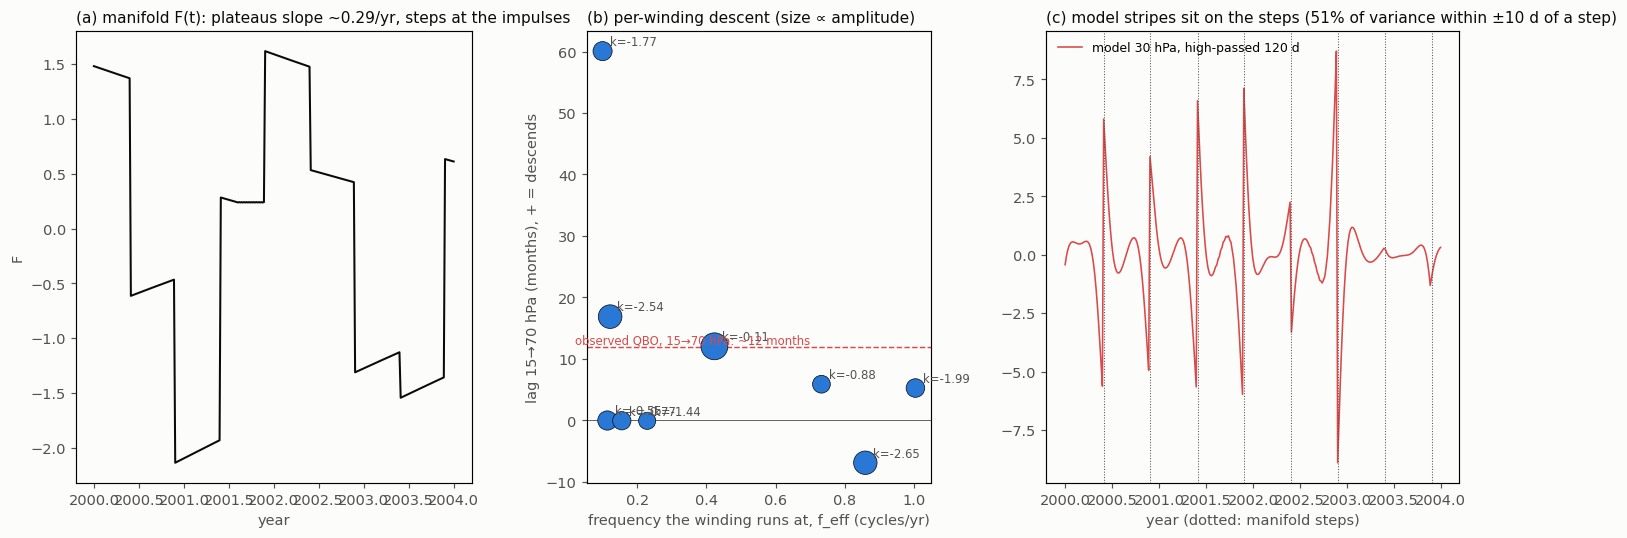

Here is the Python script that generated this plot:
#!/usr/bin/env python3
"""Which part of the LTE solution makes the slow descent and which the fast stripes? Per-winding lags between levels
in the nine-leg QBO fit (2026-10-27).
model_L(t) = ... + sum_k amp_{L,k} sin(2 pi k F(t) + phase_{L,k}); the windings k and the manifold F are shared by all
legs, amp and phase are per leg (lt.exe.windings.<leg>.json). F is a folded staircase: plateaus with a slight slope s,
steps at the impulses. A phase difference d(phi) between two levels becomes a time lag d(phi) / (2 pi f), with f the
frequency the winding actually runs at:
  plateau frequency  f_plat = k * s                          (inside a plateau)
  stepped frequency  f_eff  = dominant frequency of sin(2 pi k F(t)) over the record (plateau drift + steps, aliased)
Both predicted lags are listed, and the lag is also MEASURED: each winding's component is built per level on the
5-day F grid (ERA70 leg), and adjacent levels are cross-correlated. The whole model is then split as the data were
(low-pass 200 d = QBO phase; high-pass 120 d = stripes) and its lags are measured the same way.
Levels: the six KIT legs (70, 50, 40, 30, 20, 15 hPa).
Reconstruction (checked exact, max error ~1e-12, against lte_results column 2 on each leg's own grid):
  m(t) = level + k0 F + trend t + accel (t - accel_ref)^2 + sum_j A_j sin(2 pi k_j F + phi_j) + per-leg annual/semiannual,
  model(t) = F9[ m(t) - IR m(t - 1 yr) ]  (IR = 0.79, one 1-2-1 pass).
The per-leg annual/semiannual coefficients are not saved (lt.exe.p holds leg 1's only); they are recovered here by
least squares against column 2, which is exact because everything else is known. On the 5-day grid the 1-yr lag is
73 samples; the F9 pass (symmetric) is left out there, which does not change lags.
    python3 winding_lags.py   -> winding_lags.png, winding_lags.json"""
import json
from pathlib import Path

import matplotlib
import numpy as np
from scipy.signal import butter, filtfilt

matplotlib.use("Agg")
import matplotlib.pyplot as plt  # noqa: E402

HERE = Path(__file__).resolve().parent
RUN = HERE.parent / "legs" / "qbo9_kit_era70full_ex2015_2021"
INK, MUTED, SURF = "#0b0b0b", "#52514e", "#fcfcfb"
LV = [70, 50, 40, 30, 20, 15]
a = np.loadtxt(RUN / "lte_results.9.csv", delimiter=","); t, F = a[:, 0], a[:, 3]       # 5-day manifold grid
dt = np.median(np.diff(t))
W = {L: np.array(json.load(open(RUN / f"lt.exe.windings.{i}.json"))["k_amp_phase"]) for i, L in enumerate(LV, 1)}
K = W[70][:, 0]; assert all(np.allclose(W[L][:, 0], K) for L in LV)
s = np.diff(F) / dt; plat = np.abs(s) < 5; s_plat = float(np.median(np.abs(s[plat])))


def ccf_lag(x, y, maxlag):
    """lag (yr) of y behind x at max correlation, parabola-refined."""
    x = (x - x.mean()) / x.std(); y = (y - y.mean()) / y.std(); n = len(x); M = int(round(maxlag / dt)); L = np.arange(-M, M + 1)
    c = np.array([np.mean(x[max(0, -l):n - max(0, l)] * y[max(0, l):n - max(0, -l)]) for l in L]); i = int(np.argmax(c))
    off = 0.0
    if 0 < i < len(c) - 1:
        d = c[i - 1] - 2 * c[i] + c[i + 1]; off = 0.5 * (c[i - 1] - c[i + 1]) / d if d < 0 else 0.0
    return (L[i] + off) * dt, float(c[i])


fr = np.linspace(0.05, 6, 3000)
rows = []
for j, k in enumerate(K):
    comp = np.sin(2 * np.pi * k * F); w = np.hanning(len(t))
    spec = np.array([abs(np.sum(w * (comp - comp.mean()) * np.exp(-2j * np.pi * f * t))) for f in fr]); f_eff = float(fr[np.argmax(spec)])
    f_plat = abs(k) * s_plat
    pairs = []
    for La, Lb in zip(LV[:-1], LV[1:]):                  # La lower level (higher p), Lb the level above
        dphi = float(np.angle(np.exp(1j * (W[Lb][j, 2] - W[La][j, 2]))))
        xa = W[La][j, 1] * np.sin(2 * np.pi * k * F + W[La][j, 2]); xb = W[Lb][j, 1] * np.sin(2 * np.pi * k * F + W[Lb][j, 2])
        lag, r = ccf_lag(xb, xa, 0.5 / f_eff)            # lag of the LOWER level behind the upper one; + = descent
        pairs.append({"pair": f"{Lb}->{La}", "dphi_rad": dphi, "measured_lag_d": lag * 365.25, "r": r})
    amp_share = float(np.mean([abs(W[L][j, 1]) for L in LV]))
    rows.append({"k": float(k), "f_plateau_cpy": f_plat, "f_eff_cpy": f_eff, "period_eff_months": 12 / f_eff, "mean_abs_amp": amp_share,
                 "pairs": pairs, "lag_15_to_70_measured_d": float(sum(p["measured_lag_d"] for p in pairs))})

# whole model, exact reconstruction, evaluated on the 5-day manifold grid
f121 = lambda x: np.r_[x[0], 0.25 * x[:-2] + 0.5 * x[1:-1] + 0.25 * x[2:], x[-1]]


def ir(x, n, IR):
    y = x.copy(); y[n:] = x[n:] - IR * x[:-n]; return y


mod = {}; check = {}
for i, L in enumerate(LV, 1):
    w = json.load(open(RUN / f"lt.exe.windings.{i}.json")); sc = w["secular_context"]
    b = np.loadtxt(RUN / f"lte_results.{i}.csv", delimiter=","); tm, Mm, Fm = b[:, 0], b[:, 1], b[:, 3]
    base = lambda tt, FF: (w["level"] + w["k0"] * FF + w["trend"] * tt + w["accel"] * (tt - sc["accel_ref"]) ** 2
                           + sum(A * np.sin(2 * np.pi * k * FF + ph) for k, A, ph in w["k_amp_phase"]))
    harm = lambda tt: [f(2 * np.pi * h * tt) for h in (1, 2) for f in (np.sin, np.cos)]
    resp = lambda x: f121(ir(x, 12, w["IR"]))
    B = np.array([resp(c) for c in harm(tm)]).T; sl = slice(13, -1)
    c = np.linalg.lstsq(B[sl], (Mm - resp(base(tm, Fm)))[sl], rcond=None)[0]
    check[L] = float(np.max(np.abs(Mm - resp(base(tm, Fm)) - B @ c)[sl]))
    mod[L] = ir(base(t, F) + sum(ci * hi for ci, hi in zip(c, harm(t))), 73, w["IR"])
print("reconstruction max error per level:", {L: f"{v:.1e}" for L, v in check.items()})
fs = 1 / (dt * 365.25)                                                        # samples per day
bl, al = butter(3, 1 / 200, fs=fs); bh, ah = butter(3, 1 / 120, btype="high", fs=fs)
whole = {"QBO phase (low-pass 200 d)": [], "stripes (high-pass 120 d)": []}
mod = {L: v[73:] for L, v in mod.items()}; t, F = t[73:], F[73:]           # drop the first year (no IR lag term)
for La, Lb in zip(LV[:-1], LV[1:]):
    whole["QBO phase (low-pass 200 d)"].append(ccf_lag(filtfilt(bl, al, mod[Lb]), filtfilt(bl, al, mod[La]), 1.2))
    whole["stripes (high-pass 120 d)"].append(ccf_lag(filtfilt(bh, ah, mod[Lb]), filtfilt(bh, ah, mod[La]), 0.15))
# where does the model's high-pass content sit in time? share of high-pass variance within +/- 10 d of a step
steps = a[1:, 0][~plat]; hp = filtfilt(bh, ah, mod[30])
near = np.min(np.abs(t[:, None] - steps[None, :]), axis=1) <= 10 / 365.25
hp_step_share = float(np.sum(hp[near] ** 2) / np.sum(hp ** 2)); near_frac = float(near.mean())

out = {"plateau_slope_per_yr": s_plat, "windings": rows,
       "whole_model": {k: [{"pair": f"{b}->{a_}", "lag_d": l * 365.25, "r": r} for (a_, b), (l, r) in zip(zip(LV[:-1], LV[1:]), v)] for k, v in whole.items()},
       "highpass_variance_within_10d_of_steps": hp_step_share, "time_fraction_within_10d_of_steps": near_frac}
json.dump(out, open(HERE / "winding_lags.json", "w"), indent=1)

print(f"plateau slope |dF/dt| median {s_plat:.3f} per yr; steps per yr {len(steps) / (t[-1] - t[0]):.2f}")
print(f"{'k':>6s} {'f_plat':>7s} {'f_eff':>6s} {'T_eff':>7s} {'|amp|':>6s}  measured lag per pair, lower behind upper (d)            15->70")
for r in rows:
    print(f"{r['k']:+6.2f} {r['f_plateau_cpy']:7.2f} {r['f_eff_cpy']:6.2f} {r['period_eff_months']:6.1f}m {r['mean_abs_amp']:6.2f}  "
          + " ".join(f"{p['measured_lag_d']:+7.1f}" for p in r["pairs"]) + f"   {r['lag_15_to_70_measured_d']:+7.1f}")
for kname, v in out["whole_model"].items():
    print(f"whole model, {kname}: " + "  ".join(f"{p['pair']} {p['lag_d']:+.1f} d (r {p['r']:.2f})" for p in v))
print(f"high-pass (stripe) variance within 10 d of a manifold step: {hp_step_share:.0%} (those windows are {near_frac:.0%} of the time)")

fig, ax = plt.subplots(1, 3, figsize=(17, 5.6), facecolor=SURF, gridspec_kw=dict(width_ratios=[1.15, 1, 1.2], wspace=0.3))
m = (t >= 2000) & (t <= 2004)
ax[0].plot(t[m], F[m], color=INK, lw=1.4)
ax[0].set_title(f"(a) manifold F(t): plateaus slope ~{s_plat:.2f}/yr, steps at the impulses", loc="left", fontsize=10.5, color=INK)
ax[0].set_xlabel("year", color=MUTED); ax[0].set_ylabel("F", color=MUTED)
x = np.array([r["f_eff_cpy"] for r in rows]); y = np.array([r["lag_15_to_70_measured_d"] for r in rows]) / 30.44
sz = 40 + 300 * np.array([r["mean_abs_amp"] for r in rows]) / max(r["mean_abs_amp"] for r in rows)
ax[1].scatter(x, y, s=sz, color="#2a78d6", edgecolor=INK, lw=0.5, zorder=3)
for r, xi, yi in zip(rows, x, y): ax[1].annotate(f"k={r['k']:+.2f}", (xi, yi), xytext=(5, 4), textcoords="offset points", fontsize=8, color=MUTED)
ax[1].axhline(12, color="#d94a4a", ls="--", lw=1); ax[1].text(ax[1].get_xlim()[1] if False else 0.02, 12.4, "observed QBO, 15→70 hPa: ~12 months", fontsize=8, color="#d94a4a")
ax[1].axhline(0, color=MUTED, lw=0.6)
ax[1].set_xlabel("frequency the winding runs at, f_eff (cycles/yr)", color=MUTED); ax[1].set_ylabel("lag 15→70 hPa (months), + = descends", color=MUTED)
ax[1].set_title("(b) per-winding descent (size ∝ amplitude)", loc="left", fontsize=10.5, color=INK)
hpm = filtfilt(bh, ah, mod[30]); m2 = (t >= 2000) & (t <= 2004)
ax[2].plot(t[m2], hpm[m2], color="#d94a4a", lw=1.1, label="model 30 hPa, high-passed 120 d")
for st in steps[(steps >= 2000) & (steps <= 2004)]: ax[2].axvline(st, color=MUTED, lw=0.7, ls=":")
ax[2].set_title(f"(c) model stripes sit on the steps ({hp_step_share:.0%} of variance within ±10 d of a step)", loc="left", fontsize=10.5, color=INK)
ax[2].set_xlabel("year (dotted: manifold steps)", color=MUTED); ax[2].legend(fontsize=8.5, frameon=False)
for a_ in ax: a_.set_facecolor(SURF); a_.tick_params(colors=MUTED)
fig.savefig(HERE / "winding_lags.png", dpi=105, facecolor=SURF, bbox_inches="tight")
print("wrote winding_lags.png")
